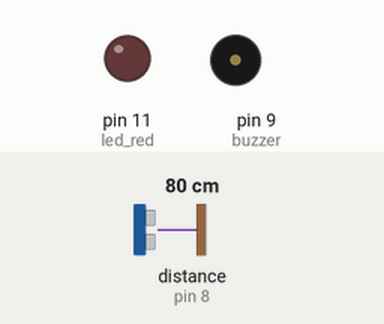
The sketch below on a simulated Arduino Uno, built with avr-gcc and run on an emulated ATmega328P. Parts: output pins drawn as LEDs (lit = HIGH), buzzer (waves = sounding). The test bench sets the inputs (shaded band); at power-on: distance to the obstacle (sensor on pin 8) 80 cm. The echo pulse lasts 58.3 µs per cm.

Above: at 1.2 s.
1.3 s: distance to the obstacle (sensor on pin 8) set to 11 cm
2.8 s: distance to the obstacle (sensor on pin 8) set to 8 cm
At 3.6 s:
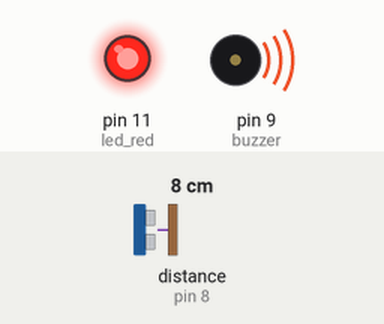
4.3 s: distance to the obstacle (sensor on pin 8) set to 18 cm
At 5.1 s:
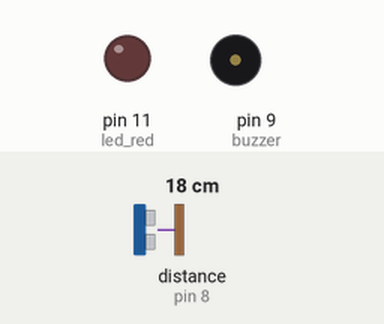
5.8 s: distance to the obstacle (sensor on pin 8) set to 2 cm
At 7.0 s:
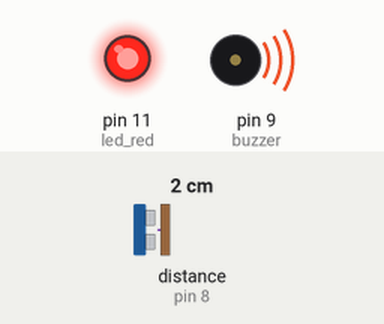
7.3 s: distance to the obstacle (sensor on pin 8) set to 35 cm
At 8.6 s:
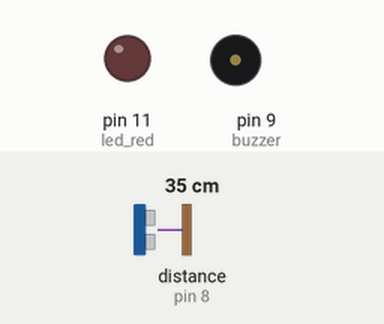
Timing chart, 0 to 9.8 s (numbered marks = the images above; inputs shaded):
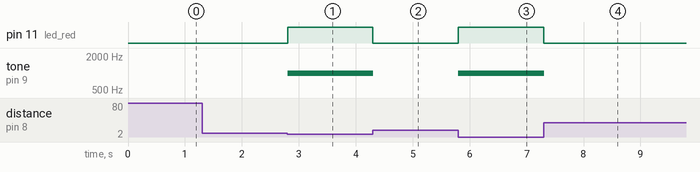

The sketch:

HCSR04_Capteur_de_proximite.ino
```cpp
#include <HCSR04.h>
#define led_red 11
#define buzzer 9
HCSR04 hc(7,8);//initialisation class HCSR04 (trig pin , echo pin)

void setup()
{
 pinMode(led_red , OUTPUT);
 pinMode(buzzer , OUTPUT);
 }
void loop()
{
 if (hc.dist()<10) {
  digitalWrite(led_red,HIGH);
  tone(buzzer, 1000, 10);
 }
 else {
  digitalWrite(led_red,LOW);
  digitalWrite(buzzer,LOW);
 }
}
```

Measured:
- the behaviour switches between 10 and 9 cm on distance to the obstacle (sensor on pin 8) (found by bisection; images 0 and 1)
- after the input at 1.3 s, every drawn part: stays the same
- after the input at 2.8 s, pin 11 (led_red): LOW → HIGH at once; tone on pin 9 (buzzer): silent → 1000 Hz at once
- after the input at 4.3 s, pin 11 (led_red): HIGH → LOW at once; tone on pin 9 (buzzer): 1000 Hz → silent at once
- after the input at 5.8 s, pin 11 (led_red): LOW → HIGH at once; tone on pin 9 (buzzer): silent → 1000 Hz at once
- after the input at 7.3 s, pin 11 (led_red): HIGH → LOW at once; tone on pin 9 (buzzer): 1000 Hz → silent at once
